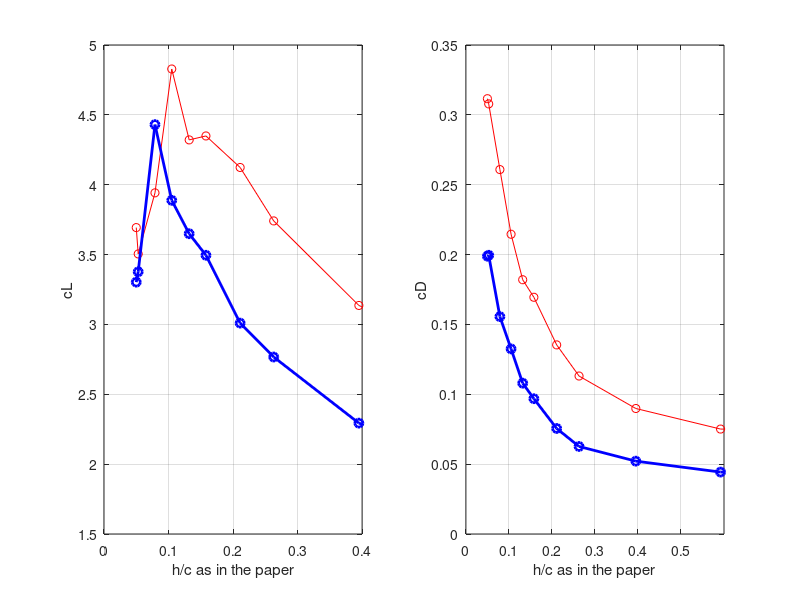
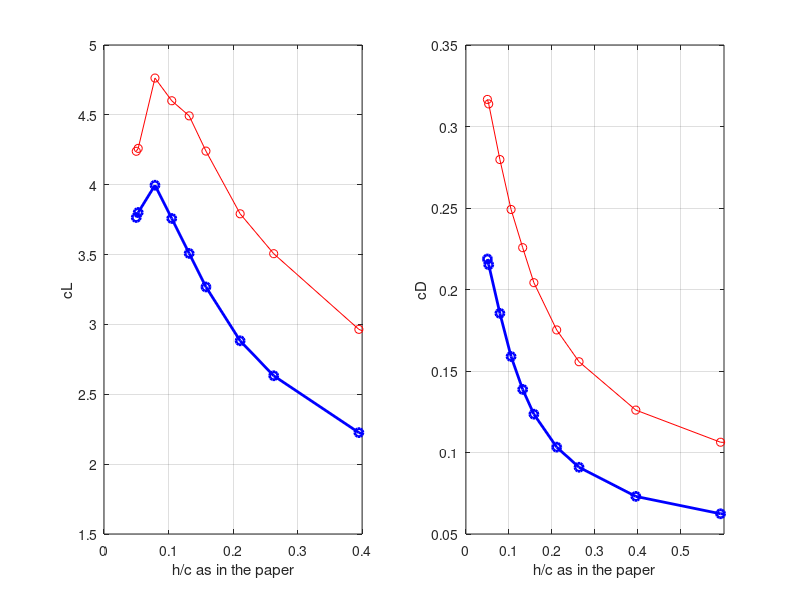

Here is the MATLAB script that generated these plots, in order:
clear
close all

clc

c = 0.38;
shift = 0.017366;
q = 551.625;  % Pa

h_vect = [0.036366;
    0.037506;
    0.047386;
    0.057266;
    0.067526;
    0.077406;
    0.097546;
    0.117306;
    0.167466;
    0.242326;
    0.765966];
%% h_c = (h_c * c) + shift;

h_c_vect = (h_vect - shift)/c;  %h/c as in the paper


L_high= [-774.15887;
-734.63391;
-826.28503;
-1012.0791;
-905.71863;
-911.64032;
-864.34064;
-784.16986;
-657.32745;
-570.50037;
-458.85611];

L_low = [-692.31763;
-707.83533;
-928.65314;
-815.04938;
-764.92474;
-732.62018;
-630.81934;
-579.97736;
-480.77304;
-416.61926;
-343.71356];

c_l_high = -L_high/(q*c*1);
c_l_low = -L_low/(q*c*1);

subplot(1,2,1)
plot(h_c_vect, c_l_high, 'r-o', h_c_vect, c_l_low, 'b-o', "linewidth", 2)
xlabel("h/c as in the paper");
ylabel("cL")
grid on
xlim([0, 0.4])


D_high = [65.310638;
64.529221;
54.675301;
44.974243;
38.148609;
35.51815;
28.372517;
23.702312;
18.829645;
15.744604;
14.592739];

D_low = [41.677277;
41.818588;
32.612537;
27.773254;
22.630096;
20.298819;
15.833311;
13.132812;
10.929985;
9.2906427;
8.7837133;
];


c_D_high = D_high/(q*c*1);
c_D_low = D_low/(q*c*1);

subplot(1,2,2)
plot(h_c_vect, c_D_high, 'r-o', h_c_vect, c_D_low, 'b-o', "linewidth", 2)
xlabel("h/c as in the paper");
ylabel("cD")
grid on
xlim([0, 0.6])

%% 200k elements mesh

L_high= [-888.64079;
-892.99294;
-998.51215;
-964.44411;
-941.76765;
-888.91824;
-794.8332;
-734.99148;
-621.48103;
-542.77982;
-446.08514];

L_low = [-789.3028;
-796.84102;
-837.71034;
-787.80984;
-735.39065;
-685.05356;
-604.285;
-551.84605;
-466.52143;
-405.95473;
-336.33448];

c_l_high = -L_high/(q*c*1);
c_l_low = -L_low/(q*c*1);
figure
subplot(1,2,1)
plot(h_c_vect, c_l_high, 'r-o', h_c_vect, c_l_low, 'b-o', "linewidth", 2)
xlabel("h/c as in the paper");
ylabel("cL")
grid on
xlim([0, 0.4])


D_high = [66.36685;
65.789995;
58.635677;
52.215273;
47.303503;
42.799683;
36.723675;
32.632782;
26.416685;
22.282714;
19.285409];

D_low = [45.84862;
45.112718;
38.860046;
33.304456;
29.073606;
25.889439;
21.653061;
19.063231;
15.316484;
13.08178;
11.777422];


c_D_high = D_high/(q*c*1);
c_D_low = D_low/(q*c*1);

subplot(1,2,2)
plot(h_c_vect, c_D_high, 'r-o', h_c_vect, c_D_low, 'b-o', "linewidth", 2)
xlabel("h/c as in the paper");
ylabel("cD")
grid on
xlim([0, 0.6])



